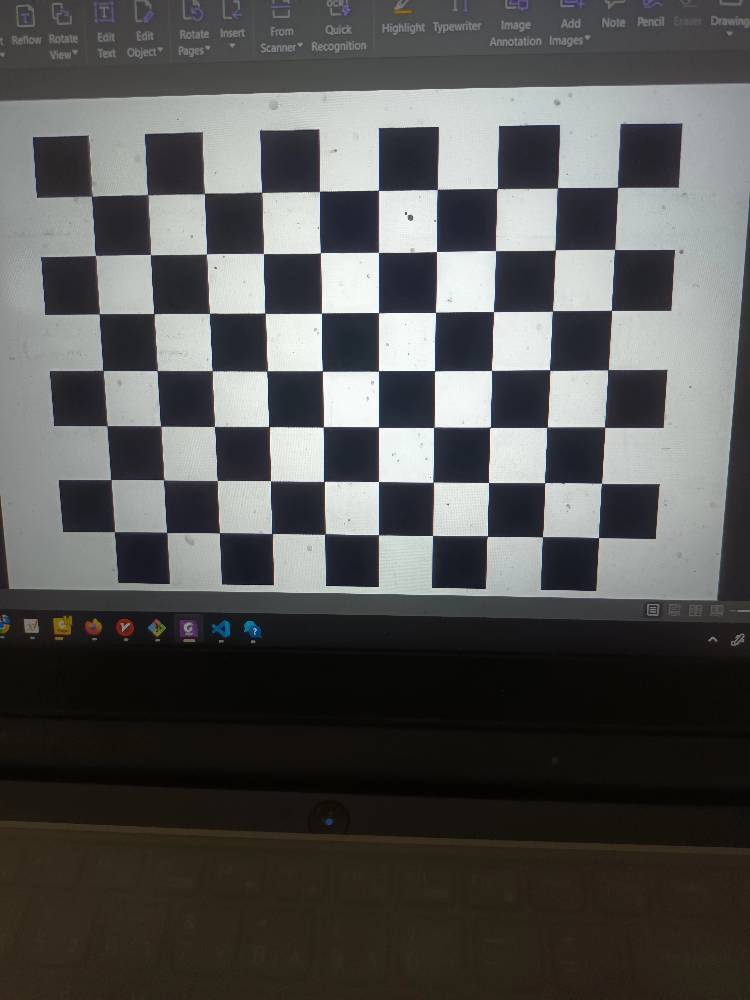
#> input picture robot-second-assignment/calibration_images/20260601_012424.jpg, 750 x 1000 px; its folder holds only this picture in this run
$ jupyter execute 2-cam_calib.ipynb   (shell and % lines are left out)
#> lines starting #> are read from the running program, lines starting #| are printed output that depends on the picture; long printed decimals are rounded
# Camera Calibration Notebook

## 1. Introduction and Setup

### Introduction to Camera Calibration

Camera calibration is the process of estimating the parameters of a camera's imaging system. These parameters include:

1. Intrinsic parameters: focal length, optical center, and lens distortion coefficients.
2. Extrinsic parameters: rotation and translation of the camera with respect to a world coordinate system.

Calibration is crucial for:
- Correcting lens distortion
- Measuring objects in world units
- 3D reconstruction
- Augmented reality applications

In this notebook, we'll perform camera calibration using a chessboard pattern and visualize the results.

### Setup: Importing necessary libraries

Let's start by importing the required libraries:

[cell 1]
import numpy as np
import cv2
import glob
import matplotlib.pyplot as plt

## 2. Image Collection

In this section, we'll load our calibration images and display a sample image to ensure everything is set up correctly.

### Load calibration images

We'll use glob to find all the calibration images in a specified directory.

### Display a sample image

We'll display the first image from our collection to visually verify our data.

[cell 2]
# Specify the path to your calibration images
images_path = './calibration_images/*.jpg'  # Adjust this path as needed

# Get a list of all calibration image file paths
images = sorted(glob.glob(images_path))

print(f"Found {len(images)} calibration images.")

# Read and display the first image
if images:
    sample_image = cv2.imread(images[0])
#> sample_image is the input picture: shape (1000, 750, 3); mean B, G, R 83.8, 85, 85
    sample_image_rgb = cv2.cvtColor(sample_image, cv2.COLOR_BGR2RGB)

    plt.figure(figsize=(10, 8))
    plt.imshow(sample_image_rgb)
    plt.title('Sample Calibration Image')
    plt.axis('off')
    plt.show()
else:
    print("No calibration images found. Please check the image path.")

# Print image dimensions
if 'sample_image' in locals():
    print(f"Image dimensions: {sample_image.shape[1]} x {sample_image.shape[0]} pixels")
#| Image dimensions: 750 x 1000 pixels

## 3. Chessboard Detection

In this section, we'll detect the chessboard corners in all calibration images. This is a crucial step for camera calibration as it provides the necessary point correspondences between the 2D image points and the 3D world points.

### Define the chessboard size

We need to specify the number of inner corners in the chessboard pattern.

### Prepare object points

We'll create a set of 3D points representing the chessboard corners in the world coordinate system.

### Detect chessboard corners

We'll iterate through all images, detect the chessboard corners, and store the results.

### Visualize detected corners

We'll display a sample image with the detected corners overlaid to verify the detection process.

[cell 3]
# Define the chessboard size (number of inner corners)
chessboard_size = (10, 7)  # Adjust this based on your chessboard pattern

# Prepare object points
square_size_mm = 0.016
objp = np.zeros((chessboard_size[0] * chessboard_size[1], 3), np.float32)
objp[:, :2] = np.mgrid[0:chessboard_size[0], 0:chessboard_size[1]].T.reshape(-1, 2) * square_size_mm
# Arrays to store object points and image points from all images
objpoints = []  # 3D points in real world space
imgpoints = []  # 2D points in image plane

# Iterate through all images
for fname in images:
    print(fname)
    img = cv2.imread(fname)
    gray = cv2.cvtColor(img, cv2.COLOR_BGR2GRAY)
    print(np.shape(img))
#| (1000, 750, 3)
    print(gray)
#> (printed output is left out)

    # Find the chessboard corners
    ret, corners = cv2.findChessboardCorners(gray, chessboard_size, None)
#> ret = True; corners = 70 rows, first 8: [91.68, 196.3], [147.5, 194.5], [204.4, 193.4], [261.7, 192.4], [319.4, 191.4], [378.4, 190.4], [437.2, 189.4], [497.2, 188.5]
    print(ret)
#| True
    # If found, add object points and image points
    if ret:
        objpoints.append(objp)
        imgpoints.append(corners)

        # Draw and display the corners on a sample image
        if fname == images[0]:  # Only for the first image
            img_corners = cv2.drawChessboardCorners(img.copy(), chessboard_size, corners, ret)
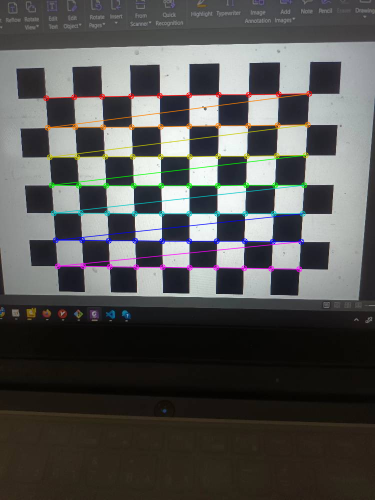
#> img_corners: shape (1000, 750, 3) (shown at 1/2 size); mean B, G, R 83.3, 84.8, 85.1
            plt.figure(figsize=(10, 8))
            plt.imshow(cv2.cvtColor(img_corners, cv2.COLOR_BGR2RGB))
            plt.title('Chessboard Corners Detection')
            plt.axis('off')
            plt.show()

print(f"Successfully detected corners in {len(objpoints)} out of {len(images)} images.")

## 4. Camera Calibration

In this section, we'll perform the camera calibration using the detected chessboard corners. We'll then extract the camera matrix and distortion coefficients.

### Perform camera calibration

We'll use OpenCV's `calibrateCamera` function to compute the camera calibration parameters.

### Extract calibration results

We'll extract and display the camera matrix and distortion coefficients.

### Interpret the results

We'll briefly explain what each parameter means and its significance in camera calibration.

[cell 4]
# Perform camera calibration
ret, mtx, dist, rvecs, tvecs = cv2.calibrateCamera(objpoints, imgpoints, gray.shape[::-1], None, None)
#> ret = 0.223; mtx = [[809.4, 0, 358.1], [0, 817.6, 475.5], [0, 0, 1]]; dist = [[0.134, -0.68, -0.00326, 0.00107, 0.616]]; rvecs = ([0.205, 0.0655, 0.000182],); tvecs = ([-0.0744, -0.0771, 0.227],)

# Print calibration results
print("Camera calibrated:", ret)
#| Camera calibrated: 0.2226
print("\nCamera matrix:")
print(mtx)
#| [[809.364   0.         358.114]
#|  [  0.         817.587 475.516]
#|  [  0.           0.           1.        ]]
print("\nDistortion coefficients:")
print(dist)
#| [[ 0.1339 -0.68 -0.003259  0.001066  0.6158]]

# Interpret the results
print("\nInterpretation of the camera matrix:")
print(f"Focal length: ({mtx[0,0]:.2f}, {mtx[1,1]:.2f})")
#| Focal length: (809.36, 817.59)
print(f"Principal point: ({mtx[0,2]:.2f}, {mtx[1,2]:.2f})")
#| Principal point: (358.11, 475.52)

print("\nInterpretation of distortion coefficients:")
print(f"Radial distortion: (k1: {dist[0,0]:.4f}, k2: {dist[0,1]:.4f}, k3: {dist[0,4]:.4f})")
#| Radial distortion: (k1: 0.1339, k2: -0.6800, k3: 0.6158)
print(f"Tangential distortion: (p1: {dist[0,2]:.4f}, p2: {dist[0,3]:.4f})")
#| Tangential distortion: (p1: -0.0033, p2: 0.0011)

# Visualize the camera matrix with numbers, without color bar and colors
plt.figure(figsize=(6, 6))
plt.imshow(mtx, aspect='equal')
plt.title('Camera Matrix Visualization')

# Add text annotations
for i in range(mtx.shape[0]):
    for j in range(mtx.shape[1]):
        text = plt.text(j, i, f'{mtx[i, j]:.2f}',
                        ha="center", va="center", color="white",
                        fontweight='bold')

plt.axis('off')  # Turn off axis
plt.tight_layout()
plt.show()
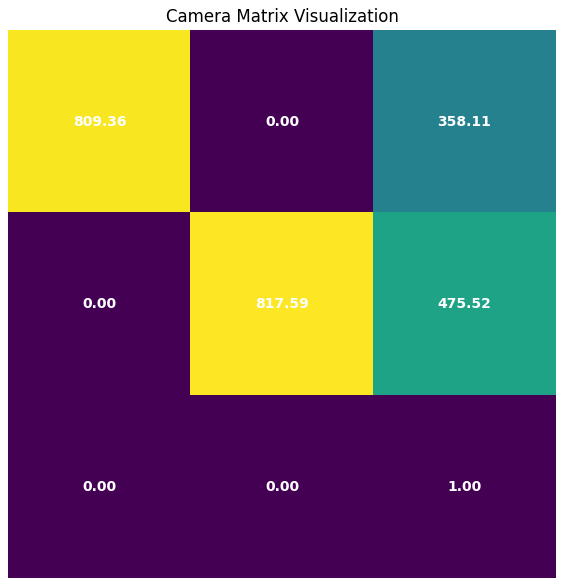
#> figure drawn by matplotlib, 1 panel

## 5. Image Undistortion

In this section, we'll use the calibration results to undistort images and visualize the effect of lens correction.

### Apply undistortion to a sample image

We'll use OpenCV's `undistort` function to correct the lens distortion in our sample image.

### Visualize the undistortion effect

We'll display the original and undistorted images side by side for comparison.

### Analyze the undistortion results

We'll discuss the visible changes in the image and their significance.

[cell 5]
# Load a sample image for undistortion
sample_img = cv2.imread(images[0])
h, w = sample_img.shape[:2]

# Undistort the image
dst = cv2.undistort(sample_img, mtx, dist, None, mtx)
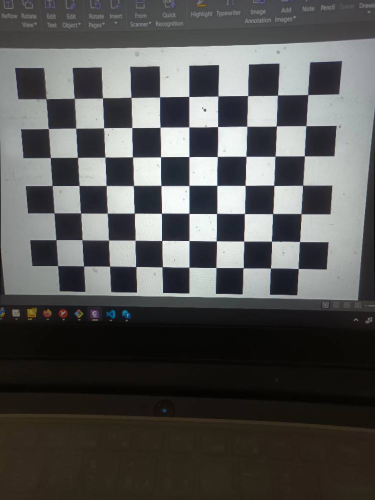
#> dst: shape (1000, 750, 3) (shown at 1/2 size); mean B, G, R 83.6, 84.9, 84.9


# Display the original and undistorted images
fig, (ax1, ax2) = plt.subplots(1, 2, figsize=(10,5))

ax1.imshow(cv2.cvtColor(sample_img, cv2.COLOR_BGR2RGB))
ax1.set_title('Original Image')
ax1.axis('off')

ax2.imshow(cv2.cvtColor(dst, cv2.COLOR_BGR2RGB))
ax2.set_title('Undistorted Image')
ax2.axis('off')

plt.tight_layout()
plt.show()
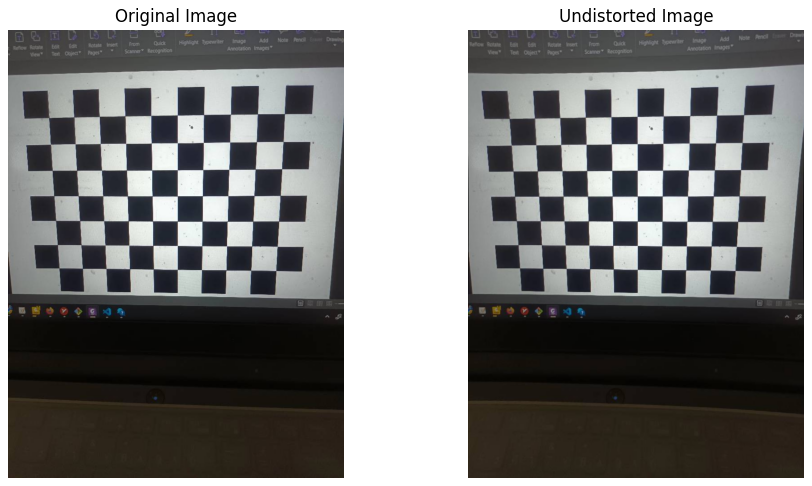
#> figure drawn by matplotlib, 2 panels

# Analyze the results
print("Undistortion Analysis:")
print("1. Observe the straightening of lines, especially near the edges of the image.")
print("2. Notice any changes in the image proportions or perspective.")
print("3. Look for reductions in barrel or pincushion distortion effects.")
print("\nNote: The severity of the changes will depend on the level of distortion in the original image.")

## 6. Calibration Quality Assessment

In this section, we'll assess the quality of our camera calibration by calculating and visualizing the reprojection error.

### Calculate Reprojection Error

We'll compute the reprojection error for each calibration image and calculate the mean error.

### Visualize Reprojection Error

We'll create a histogram of reprojection errors to visualize their distribution.

### Interpret the Results

We'll discuss what the reprojection error means and what constitutes a good calibration result.

[cell 6]
# Calculate reprojection error
mean_error = 0
for i in range(len(objpoints)):
    imgpoints2, _ = cv2.projectPoints(objpoints[i], rvecs[i], tvecs[i], mtx, dist)
    error = cv2.norm(imgpoints[i], imgpoints2, cv2.NORM_L2)/len(imgpoints2)
    mean_error += error
#> this loop made 1 pass
#> (error, mean_error) on pass 1: (0.0266, 0.0266)
#> after the loop, mean_error = 0.0266

mean_error /= len(objpoints)

print(f"Mean reprojection error: {mean_error:.5f} pixels")
#| Mean reprojection error: 0.02661 pixels

# Calculate reprojection error for each point in each image
total_error = []
for i in range(len(objpoints)):
    imgpoints2, _ = cv2.projectPoints(objpoints[i], rvecs[i], tvecs[i], mtx, dist)
    error = np.sum(np.abs(imgpoints[i] - imgpoints2)**2, axis=2).reshape(-1)
    total_error.extend(error)
#> this loop made 1 pass
#> after the loop, total_error = 70 values, max 0.214 at index 52, min 0.00103 at index 56, mean 0.0496

# Visualize reprojection error distribution
plt.figure(figsize=(10, 6))
plt.hist(np.sqrt(total_error), bins=50, range=(0, 2), edgecolor='black')
plt.title('Distribution of Reprojection Errors')
plt.xlabel('Reprojection Error (pixels)')
plt.ylabel('Frequency')
plt.show()
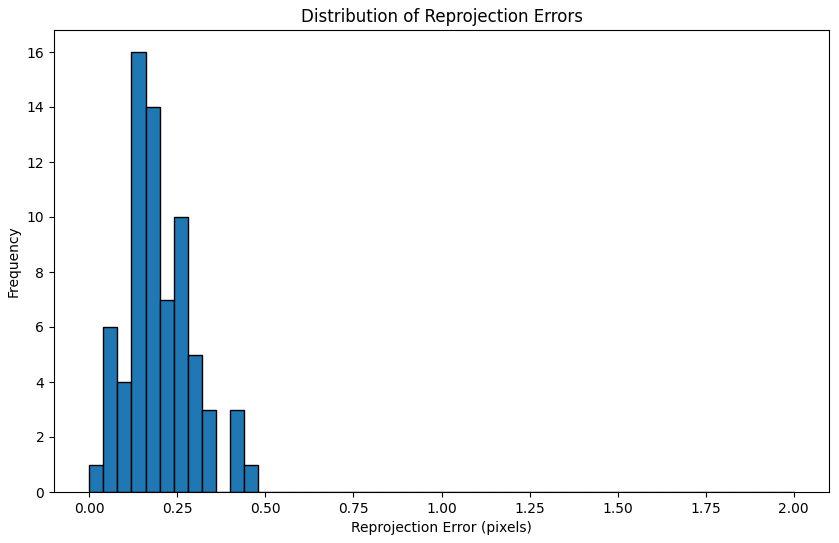
#> figure drawn by matplotlib, 1 panel; tallest bar 16 high, from x = 0.12 to 0.16

# Calculate and print some statistics
error_array = np.array(total_error)
#> error_array has the same summary as total_error
print(f"Minimum reprojection error: {np.min(np.sqrt(error_array)):.5f} pixels")
#| Minimum reprojection error: 0.03209 pixels
print(f"Maximum reprojection error: {np.max(np.sqrt(error_array)):.5f} pixels")
#| Maximum reprojection error: 0.4622 pixels
print(f"Median reprojection error: {np.median(np.sqrt(error_array)):.5f} pixels")
#| Median reprojection error: 0.1751 pixels

# Interpret the results
print("\nInterpretation of Results:")
print("1. A mean reprojection error below 1 pixel is generally considered good.")
print("2. The distribution of errors should be roughly Gaussian and centered near zero.")
print("3. Large outliers in the error distribution may indicate issues with specific calibration images.")
print("4. If the error is consistently high, consider recapturing calibration images or adjusting the calibration process.")

## 7. Visualizing Camera Poses

In this section, we'll visualize the estimated camera poses for each calibration image. This visualization will help us understand the spatial relationship between the camera and the calibration pattern in 3D space.

### Prepare Camera Pose Data

We'll extract the rotation and translation vectors for each calibration image.

### Create 3D Visualization

We'll create a 3D plot showing the position and orientation of the camera for each calibration image relative to the chessboard.

### Interpret the Results

We'll discuss what the visualization tells us about the camera's movement during the calibration process.

[cell 7]

def draw_camera(ax, R, t, scale=0.08):
    # Camera frame
    cam_points = np.array([
        [0, 0, 0],  # Camera center
        [1, 1, 2],  # Top-right corner
        [1, -1, 2], # Bottom-right corner
        [-1, -1, 2],# Bottom-left corner
        [-1, 1, 2]  # Top-left corner
    ]) * scale

    cam_points_world = (R @ cam_points.T + t.reshape(3, 1)).T

    # Plot camera frame
    # Base of the pyramid
    ax.plot(cam_points_world[[1,2,3,4,1], 0],
            cam_points_world[[1,2,3,4,1], 1],
            cam_points_world[[1,2,3,4,1], 2], 'r-')

    # Lines from camera center to corners
    for i in range(1, 5):
        ax.plot(cam_points_world[[0,i], 0],
                cam_points_world[[0,i], 1],
                cam_points_world[[0,i], 2], 'r-')

    # Plot camera center
    ax.scatter(cam_points_world[0, 0], cam_points_world[0, 1], cam_points_world[0, 2], color='r', s=50)

# Create 3D plot
fig = plt.figure(figsize=(8, 8))
ax = fig.add_subplot(111, projection='3d')

# Plot chessboard plane
X, Y, Z = objp[:,0], objp[:,1], objp[:,2]
ax.scatter(X, Y, Z, alpha=0.5)

# Plot camera poses
for i, (R, t) in enumerate(zip(rvecs, tvecs)):
    R = cv2.Rodrigues(R)[0]
    R = np.linalg.inv(R)
    t = -t

    draw_camera(ax, R, t)
    ax.text(t[0][0], t[1][0], t[2][0], f'{i+1}', fontsize=8)
#> this loop made 1 pass
#> (R, t) on pass 1: ([0.205, 0.0655, 0.000182], [0.0744, 0.0771, -0.227])

# Set labels and title
ax.set_xlabel('X')
ax.set_ylabel('Y')
ax.set_zlabel('Z')
ax.set_title('Camera Poses Relative to Chessboard')

# Set equal aspect ratio
ax.set_box_aspect((1, 1, 1))

# Get the limits of all axes
x_lim = ax.get_xlim()
#> x_lim = (-0.0281, 0.156)
y_lim = ax.get_ylim()
#> y_lim = (-0.0137, 0.202)
z_lim = ax.get_zlim()
#> z_lim = (-0.244, 0.0166)

# Find the range
max_range = np.array([x_lim[1]-x_lim[0], y_lim[1]-y_lim[0], z_lim[1]-z_lim[0]]).max() / 2.0
#> max_range = 0.13

# Find the center
mid_x = np.mean(x_lim)
#> mid_x = 0.064
mid_y = np.mean(y_lim)
#> mid_y = 0.0942
mid_z = np.mean(z_lim)
#> mid_z = -0.114

# Set the limits for all axes
ax.set_xlim(mid_x - max_range, mid_x + max_range)
ax.set_ylim(mid_y - max_range, mid_y + max_range)
ax.set_zlim(mid_z - max_range, mid_z + max_range)

# Calculate and print camera position statistics
camera_positions = np.array([t.ravel() for t in tvecs])
#> camera_positions = [[-0.0744, -0.0771, 0.227]]
mean_position = np.mean(camera_positions, axis=0)
#> mean_position = [-0.0744, -0.0771, 0.227]
std_position = np.std(camera_positions, axis=0)
#> std_position = [0, 0, 0]

print(f"Mean camera position: X={mean_position[0]:.2f}, Y={mean_position[1]:.2f}, Z={mean_position[2]:.2f}")
#| Mean camera position: X=-0.07, Y=-0.08, Z=0.23
print(f"Standard deviation of camera positions: X={std_position[0]:.2f}, Y={std_position[1]:.2f}, Z={std_position[2]:.2f}")
#| Standard deviation of camera positions: X=0.00, Y=0.00, Z=0.00

plt.tight_layout()
plt.show()
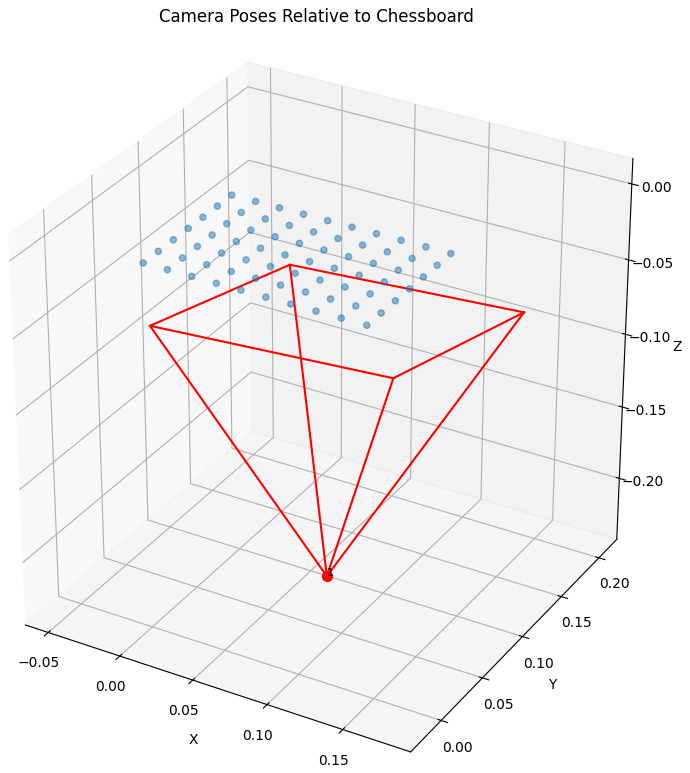
#> figure drawn by matplotlib, 1 panel

# Interpretation of the results
print("\nInterpretation of Camera Pose Visualization:")
print("1. Each point represents a camera position for a calibration image.")
print("2. The chessboard plane is shown at Z=0.")
print("3. The spread of camera positions shows the variety of viewpoints used in calibration.")
print("4. Ideally, you want a good distribution of camera positions around the chessboard.")
print("5. If all points are clustered in one area, consider taking more diverse calibration images.")

## 8. Saving and Calibration Results

In this section, we'll save our calibration results to a file and demonstrate how to load them back. This is crucial for reusing the calibration data in other projects or sessions.

### Save Calibration Results

We'll use NumPy's save function to store our calibration data in a compressed format.

```python
import numpy as np
import os

# Create a dictionary to hold all calibration data
calibration_data = {
    'camera_matrix': mtx,
    'dist_coeffs': dist,
    'rvecs': rvecs,
    'tvecs': tvecs
}

# Save the calibration data
np.savez_compressed('camera_calibration.npz', **calibration_data)

print("Calibration data saved to 'camera_calibration.npz'")

[cell 8]
import numpy as np
import os

# Create a dictionary to hold all calibration data
calibration_data = {
    'camera_matrix': mtx,
    'dist_coeffs': dist,
    'rvecs': rvecs,
    'tvecs': tvecs
}
#> calibration_data = {'camera_matrix': [[809.4, 0, 358.1], [0, 817.6, 475.5], [0, 0, 1]], 'dist_coeffs': [[0.134, -0.68, -0.00326, 0.00107, 0.616]], 'rvecs': ([0.205, 0.0655, 0.000182],), 'tvecs': ([-0.0744, -0.0771, 0.227],)}

# Save the calibration data
np.savez_compressed('camera_calibration.npz', **calibration_data)

print("Calibration data saved to 'camera_calibration.npz'")
